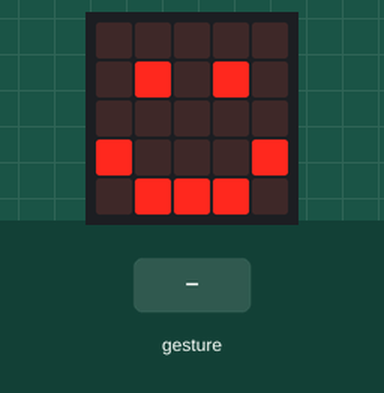
Simulated run of this program. Board: BBC micro:bit running MicroPython. Parts: the board's 5×5 LED display. The test bench sets the inputs (shaded band). A tilt is held for 1.5 s and a shake lasts 1 s, then the board lies face up again.

Above: at 1.2 s.
1.3 s: gesture 'up'
At 1.9 s:
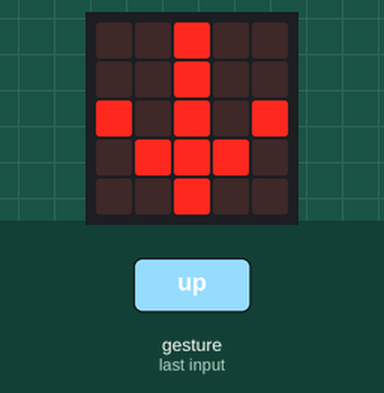
4.3 s: gesture 'down'
At 5.4 s:
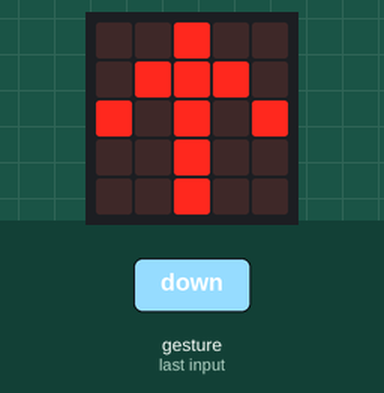
7.3 s: gesture 'left'
At 8.6 s:
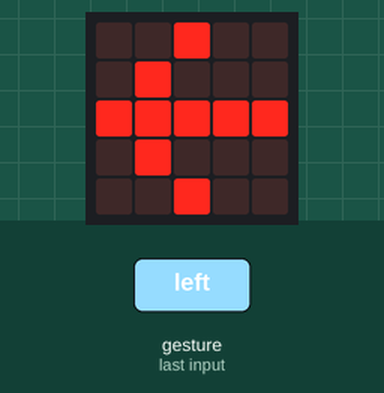
10.3 s: gesture 'right'
At 11.2 s:
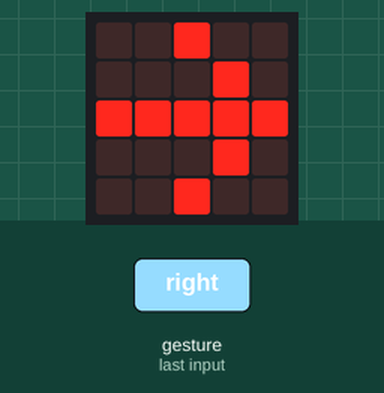
Timing chart, 0 to 13.3 s (numbered marks = the images above; inputs shaded):
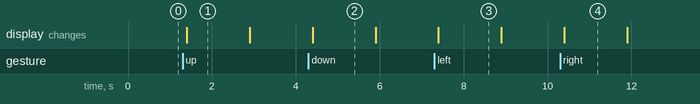

The program:

jesture.py
```python
from microbit import *

while True:
    g = accelerometer.current_gesture()
    if g == "right":
        display.show(Image.ARROW_E)
    elif g == "left":
        display.show(Image.ARROW_W)
    elif g == "up":
        display.show(Image.ARROW_S)
    elif g == "down":
        display.show(Image.ARROW_N)
    else:
        display.show(Image.HAPPY)
```

Measured:
- after the input at 1.3 s, the display: changes after 0.10 s (image 1)
- after the input at 4.3 s, the display: changes after 0.10 s (image 2)
- after the input at 7.3 s, the display: changes after 0.10 s (image 3)
- after the input at 10.3 s, the display: changes after 0.10 s (image 4)
- what the display in image 1 shows lasts 1.5 s, from 1.4 s to 2.9 s
